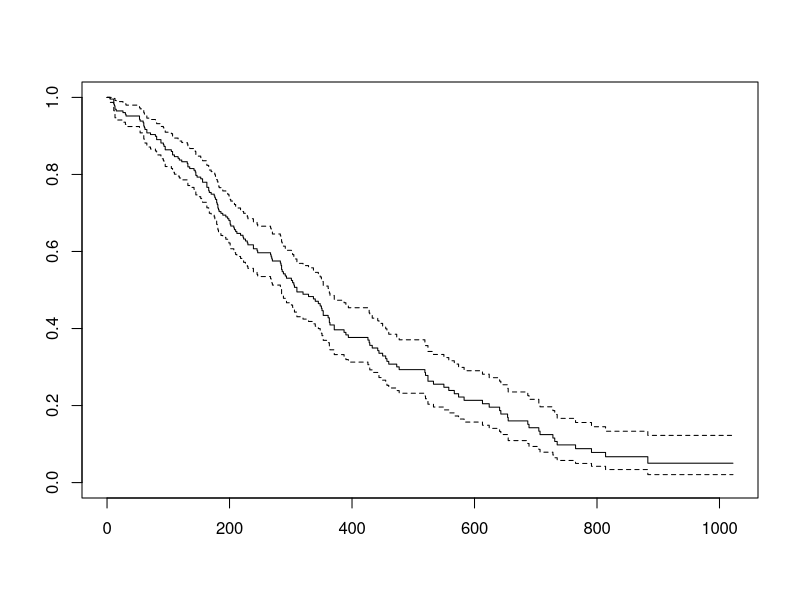
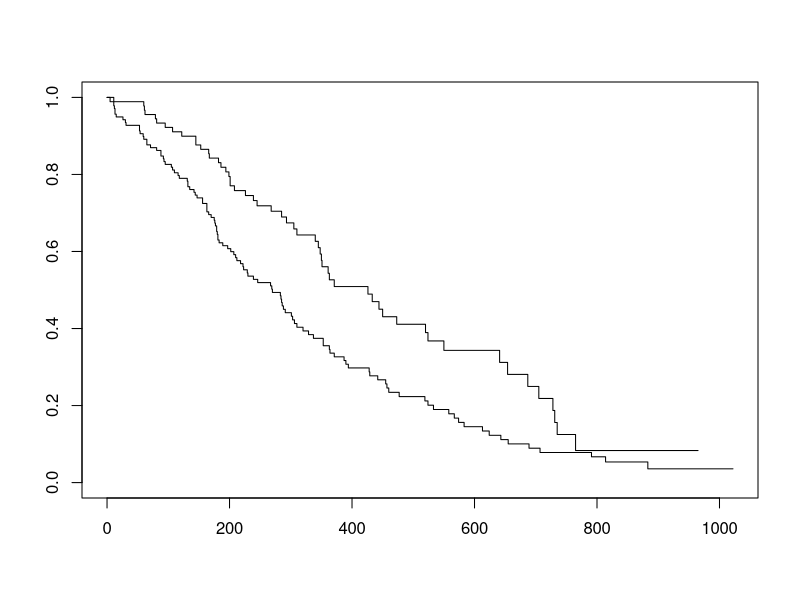
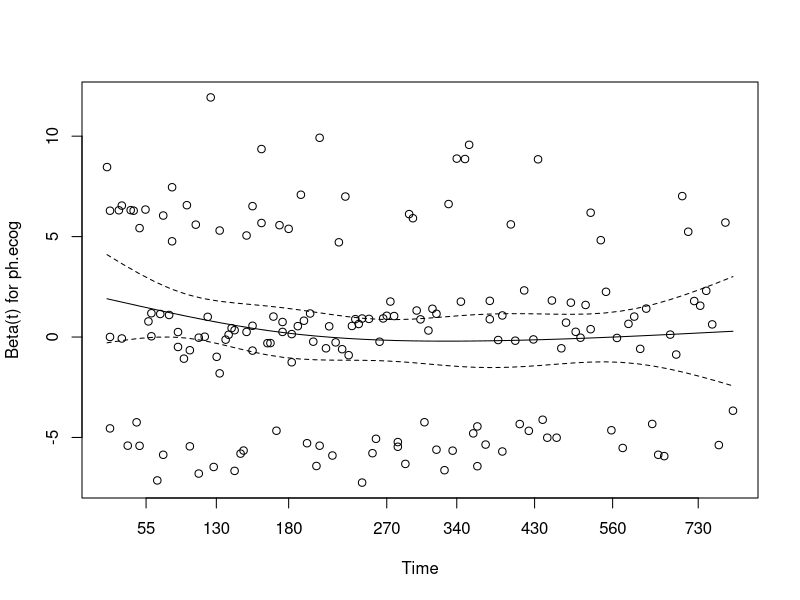
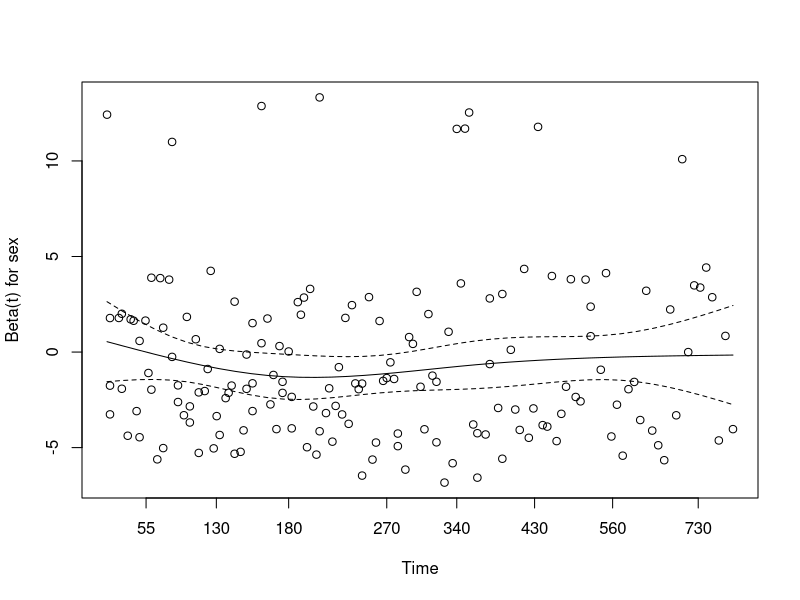
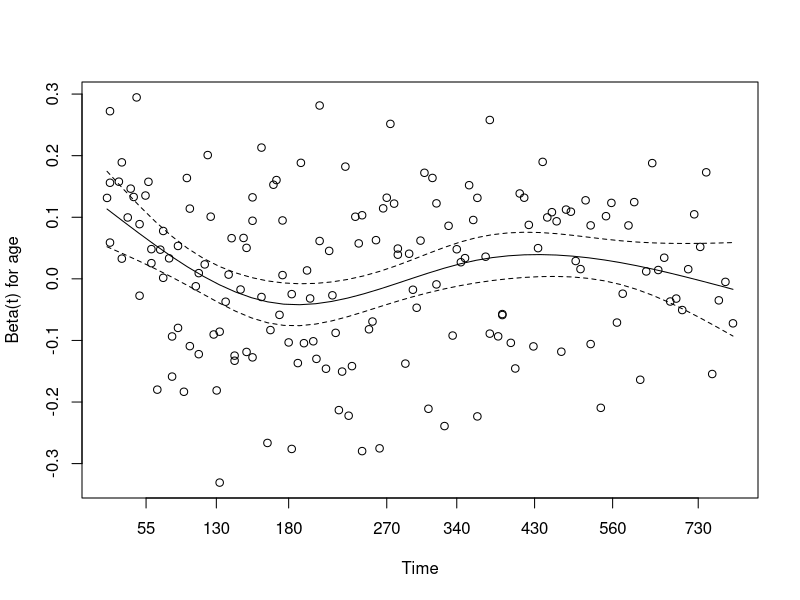
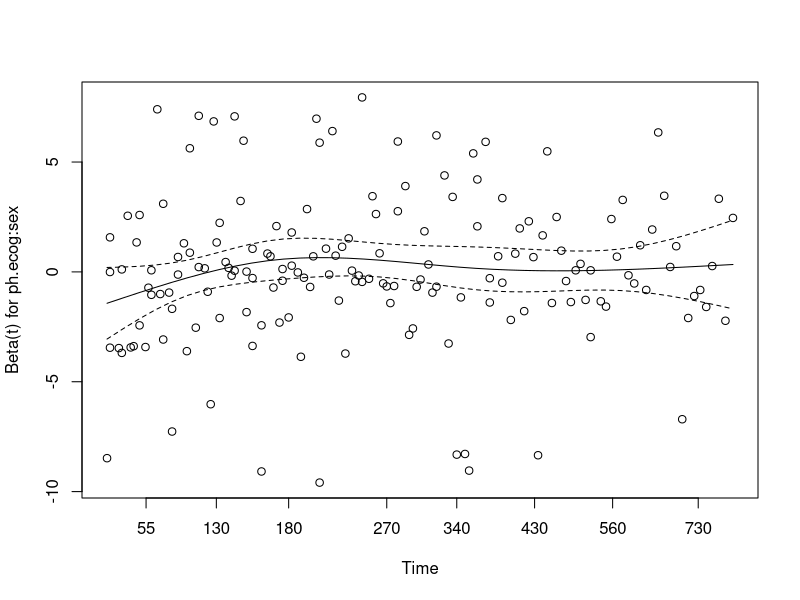

Here is the R script that generated these plots, in order:
## ---- chunk 1
library(survival)
data(lung)
str(lung)
## ---- chunk 2
Obj.surv <- Surv(lung$time, #duree de survie 
                 lung$status) #statut a cette date
## ---- chunk 3
#KM sans aucune strate
KM <- survfit(Obj.surv ~ 1)
KM
plot(KM)

#KM en stratifiant sur le sexe
KM <- survfit(Obj.surv ~ lung$sex)
plot(KM)

#Test du log-rank
survdiff(Obj.surv ~ lung$sex)
## ---- chunk 4
Cx.M1 <- coxph(Obj.surv ~ ph.ecog*sex + age, data=lung) 
summary(Cx.M1)

#Comparaison de models
Cx.M2<- coxph(Obj.surv ~ ph.ecog + age, data=lung) 
anova(Cx.M1, Cx.M2)
## ---- chunk 5
Verif <- cox.zph(Cx.M1)
Verif
plot(Verif)
